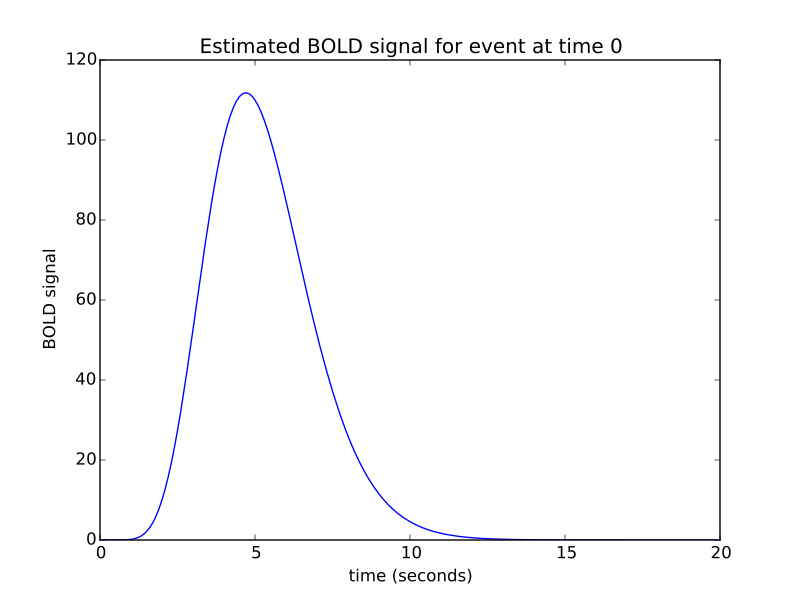

Source code (Python):
def afni_hrf(t):
    "The hemodynamic response from the AFNI software package"
    return t ** 8.6 * np.exp(-t / 0.547)

hrf_times = np.arange(0, 20, 0.1)
hrf_signal = afni_hrf(hrf_times)
plt.plot(hrf_times, hrf_signal)
plt.xlabel('time (seconds)')
plt.ylabel('BOLD signal')
plt.title('Estimated BOLD signal for event at time 0')
